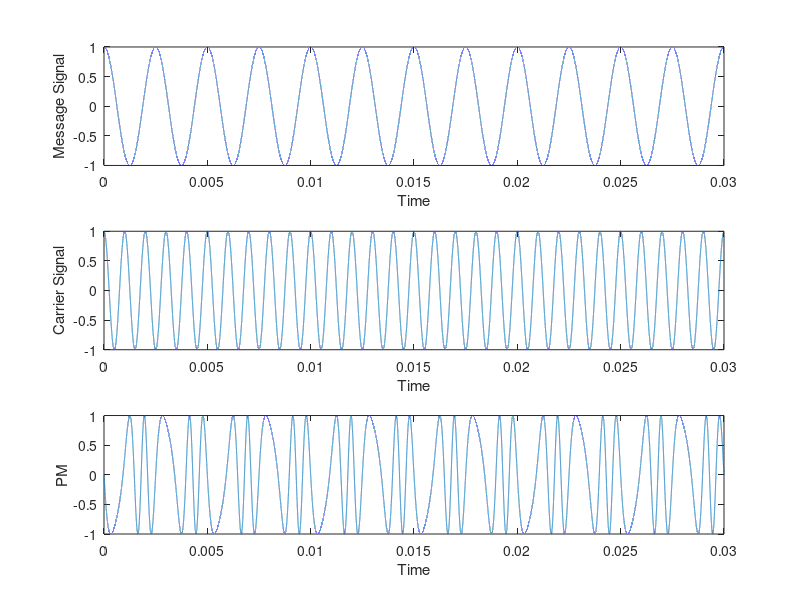
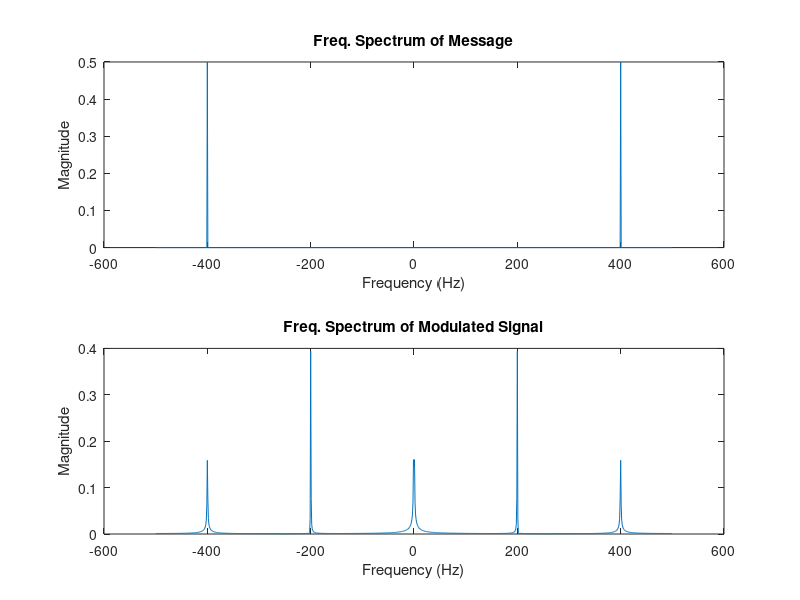

Write the MATLAB code that produced these figures, in order.
clc;
clear all;
close all;

t=0:.0000001:.03;
fm=400;
fc=1000;
td=pi/2;

mt = cos(2*fm*pi*t);

subplot(3,1,1)
plot(t,mt)
xlabel('Time'); ylabel('Message Signal');

mc = cos(2*fc*pi*t);
subplot(3,1,2)
plot(t,mc)
xlabel('Time'); ylabel('Carrier Signal');

dmt = diff(mt);
z=zeros(1,length(t));
for i=1:(length(t)-1)
    z(i+1)=dmt(i);
end

tm = td*mt;
kt = td/(2*pi);
freq = fc + kt.*z;
theta = 2*pi*freq.*t + tm;
st = cos(theta);
subplot(3,1,3)
plot(t,st)
xlabel('Time'); ylabel('PM');

fs = 1000;
dt = 1/fs;
t = 0:dt:1-dt;

mt = cos(2*pi*fm*t);
dmt = diff(mt);
z=zeros(1,length(t));
for i=1:(length(t)-1)
    z(i+1)=dmt(i);
end
tm = td*mt;
freq = fc + kt.*z;
theta = 2*pi*freq.*t + tm;
st = cos(theta);

f = -fs/2:1:fs/2-1;
M = fftshift(fft(mt));
S = fftshift(fft(st));

figure
title('Frequency Domain Representation of the Signals')
subplot(2,1,1)
plot(f,abs(M)/fs);
title('Freq. Spectrum of Message')
xlabel('Frequency (Hz)')
ylabel('Magnitude')
subplot(2,1,2)
plot(f,abs(S)/fs);
title('Freq. Spectrum of Modulated Signal')
xlabel('Frequency (Hz)')
ylabel('Magnitude')